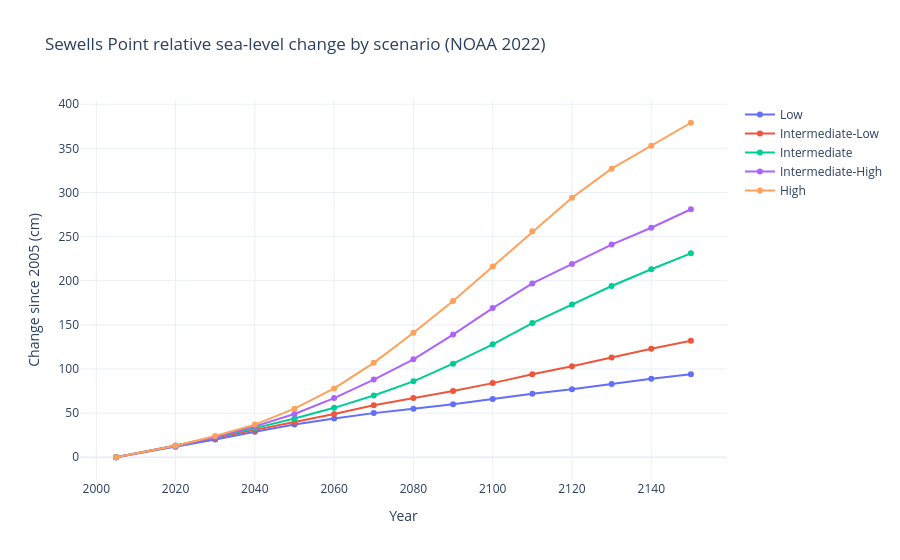

The notebook cell saved with this chart:
### Markdown cell above
## NOAA 2022 relative sea-level scenarios

Projections of relative sea-level change at the station for each 2022 Technical
Report scenario, with the published likely range. These are changes in mean
sea level, not water depths at assets.

### Code cell
summary, slr = read("noaa-sea-level", name="projections")
unit = Projections.open(summary["outputs"]["projections"]).metadata.spec.variables[0].measurement.unit
central = slr[slr.variable_id == "noaa:relative_sea_level_change"].copy()
central["year"] = central.coordinate.map(lambda c: int(c["time"]))
fig = go.Figure([
    go.Scatter(x=group.year, y=group.value, mode="lines+markers", name=scenario)
    for scenario, group in central.sort_values("year").groupby("scenario_id", sort=False)
])
fig.update_layout(title="Sewells Point relative sea-level change by scenario (NOAA 2022)",
                  xaxis_title="Year", yaxis_title=f"Change since 2005 ({getattr(unit, 'value', unit)})")
fig.show()

### Figure 1 — Plotly figure (JSON) as saved in the notebook; plotly's stock layout.template omitted (floating-point values rounded to 4 significant figures)
{"data": [{"mode": "lines+markers", "name": "Low", "type": "scatter", "x": [2005, 2020, 2030, 2040, 2050, 2060, 2070, 2080, 2090, 2100, 2110, 2120, 2130, 2140, 2150], "y": [0.0, 12.0, 20.0, 29.0, 37.0, 44.0, 50.0, 55.0, 60.0, 66.0, 72.0, 77.0, 83.0, 89.0, 94.0]}, {"mode": "lines+markers", "name": "Intermediate-Low", "type": "scatter", "x": [2005, 2020, 2030, 2040, 2050, 2060, 2070, 2080, 2090, 2100, 2110, 2120, 2130, 2140, 2150], "y": [0.0, 13.0, 22.0, 31.0, 40.0, 49.0, 59.0, 67.0, 75.0, 84.0, 94.0, 103.0, 113.0, 123.0, 132.0]}, {"mode": "lines+markers", "name": "Intermediate", "type": "scatter", "x": [2005, 2020, 2030, 2040, 2050, 2060, 2070, 2080, 2090, 2100, 2110, 2120, 2130, 2140, 2150], "y": [0.0, 13.0, 23.0, 33.0, 44.0, 56.0, 70.0, 86.0, 106.0, 128.0, 152.0, 173.0, 194.0, 213.0, 231.0]}, {"mode": "lines+markers", "name": "Intermediate-High", "type": "scatter", "x": [2005, 2020, 2030, 2040, 2050, 2060, 2070, 2080, 2090, 2100, 2110, 2120, 2130, 2140, 2150], "y": [0.0, 13.0, 23.0, 35.0, 49.0, 67.0, 88.0, 111.0, 139.0, 169.0, 197.0, 219.0, 241.0, 260.0, 281.0]}, {"mode": "lines+markers", "name": "High", "type": "scatter", "x": [2005, 2020, 2030, 2040, 2050, 2060, 2070, 2080, 2090, 2100, 2110, 2120, 2130, 2140, 2150], "y": [0.0, 13.0, 24.0, 37.0, 55.0, 78.0, 107.0, 141.0, 177.0, 216.0, 256.0, 294.0, 327.0, 353.0, 379.0]}], "layout": {"title": {"text": "Sewells Point relative sea-level change by scenario (NOAA 2022)"}, "xaxis": {"title": {"text": "Year"}}, "yaxis": {"title": {"text": "Change since 2005 (cm)"}}}}
